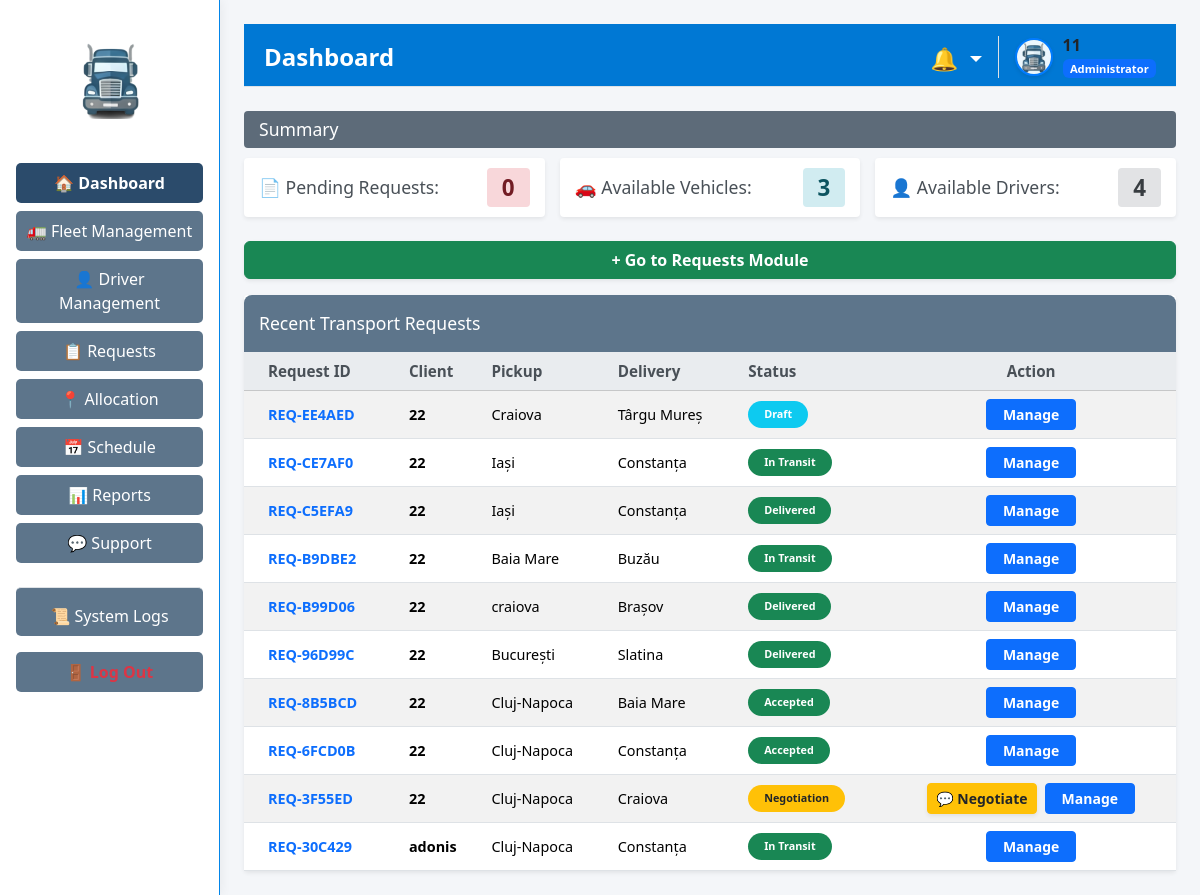
The page /dashboard (signed in) on the database as committed earlier.
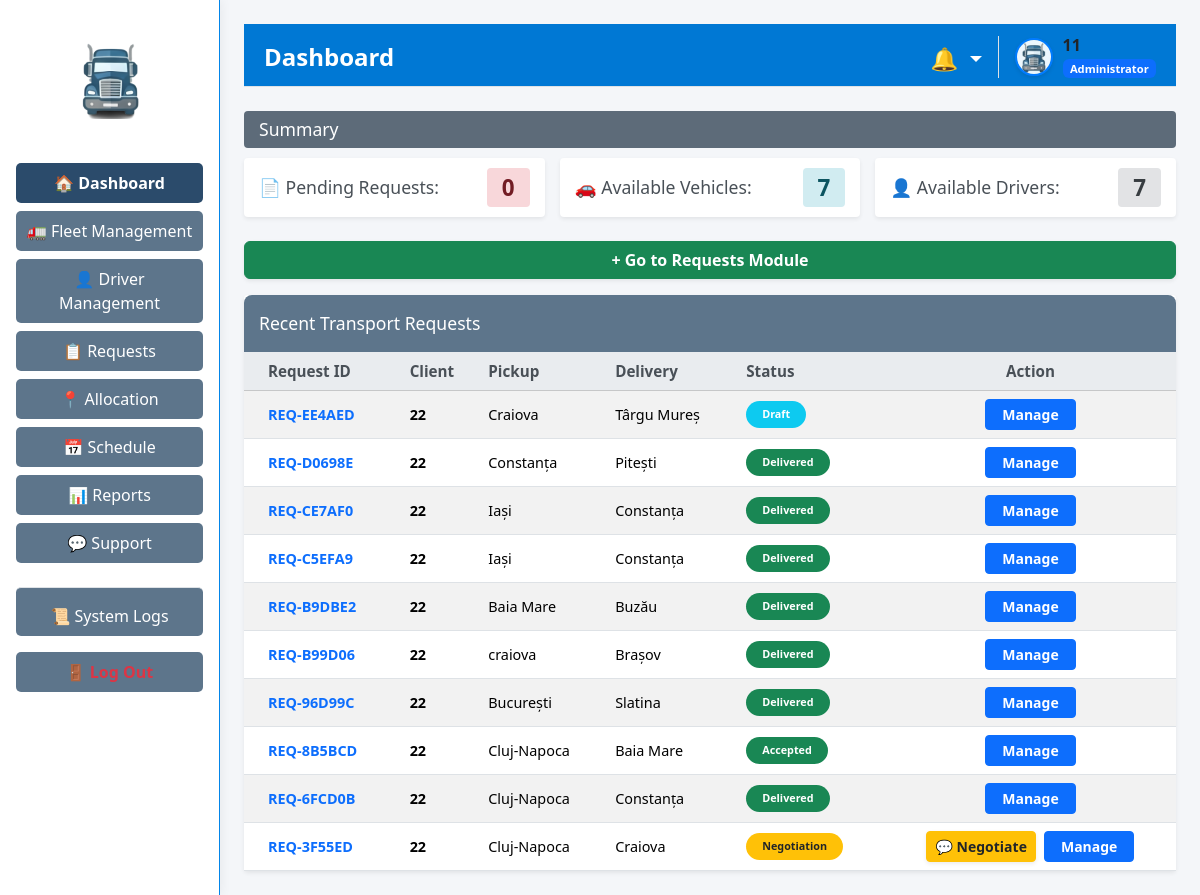
The same page on the database as committed later.
### tables this page shows
CREATE TABLE "transport_requests" (
                    id TEXT PRIMARY KEY,
                    client TEXT NOT NULL,
                    cargo_type TEXT NOT NULL,
                    description TEXT NOT NULL,
                    weight REAL NOT NULL,
                    volume REAL NOT NULL,
                    pickup TEXT NOT NULL,
                    delivery TEXT NOT NULL,
                    preferred_date TEXT NOT NULL,
                    status TEXT NOT NULL,
                    vehicle_id TEXT, 
                    driver_id TEXT, 
                    vehicle_type TEXT, 
                    estimated_price REAL,
                    price_offer REAL, 
                    current_lat REAL, 
                    current_lng REAL,
                    last_modified_by TEXT DEFAULT 'System',
                    last_modified_at DATETIME DEFAULT NULL,
                    saved_route TEXT
                , allocated_by TEXT DEFAULT 'System', offer_expires_at DATETIME DEFAULT NULL);

### app/routes/dashboard_routes.py (the view, shortened to what this page needs)
@dashboard_bp.route('/dashboard')
def main_dashboard() -> str:
    if 'user_id' not in session:
        flash("Please log in to access the dashboard.", "danger")
        return redirect(url_for('auth.login'))
    user_role = session.get('role', 'Staff')
    username = session.get('username', 'User')
    if user_role == 'Customer':
        return redirect(url_for('customer.portal'))
    elif user_role == 'Driver':
        return redirect(url_for('driver.portal'))
    else:
        try:
            view_data = dashboard_logic.load_dashboard_data()
            notifications = notif_db.get_unread_notifications(user_role)
            return render_template(
                'admin/dashboard.html',
                data=view_data,
                role=user_role,
                username=username,
                notifications=notifications,
                unread_count=len(notifications)
            )
        except Exception as routing_error:
            logging.error(f"Admin routing error: {routing_error}")
            flash("An error occurred while loading the dashboard.", "danger")
            return redirect(url_for('auth.login'))

### app/controllers/dashboard_controller.py (called while the page is built)
    def load_dashboard_data(self) -> Dict[str, Any]:
        dashboard_data: Dict[str, Any] = {}
        try:
            dashboard_data["counts"] = self.model.get_summary_counts()
            recent_reqs = self.model.get_recent_requests()
            dashboard_data["recent_requests"] = self._attach_negotiation_messages(recent_reqs)
            return dashboard_data
        except Exception as logic_error:
            logging.error(f"Error processing dashboard data: {logic_error}")
            dashboard_data["counts"] = {"pending_requests": 0, "available_vehicles": 0, "available_drivers": 0}
            dashboard_data["recent_requests"] = []
            return dashboard_data

### app/templates/admin/dashboard.html (shortened to what this page needs)
{% extends "layouts/admin_layout.html" %}
{% block page_header %}Dashboard{% endblock %}
{% block content %}
<div class="section-header">Summary</div>
<div class="card-row mb-4">
    <div class="summary-card shadow-sm border-0" style="border-left: 4px solid #f66d9b;">
        <span>📄 Pending Requests:</span>
        <span class="badge-count bg-pink">{{ data.counts.pending_requests }}</span>
    </div>
    <div class="summary-card shadow-sm border-0" style="border-left: 4px solid #17a2b8;">
        <span>🚗 Available Vehicles:</span>
        <span class="badge-count bg-teal">{{ data.counts.available_vehicles }}</span>
    </div>
    <div class="summary-card shadow-sm border-0" style="border-left: 4px solid #6c757d;">
        <span>👤 Available Drivers:</span>
        <span class="badge-count bg-grey">{{ data.counts.available_drivers }}</span>
    </div>
</div>
<a href="{{ url_for('request_routes.request_management') }}" class="btn btn-success mb-3 fw-bold custom-rounded shadow-sm">
    + Go to Requests Module
</a>
<div class="table-container shadow-sm border-0">
    <div class="section-header text-white" style="margin-bottom: 0; border-radius: 8px 8px 0 0; background-color: #5d758b; padding: 15px;">Recent Transport Requests</div>
    <table class="table table-striped table-hover custom-table mb-0 align-middle">
        <thead class="table-light">
            <tr>
                <th class="ps-4">Request ID</th>
                <th>Client</th>
                <th>Pickup</th>
                <th>Delivery</th>
                <th>Status</th>
                <th class="text-center">Action</th>
            </tr>
        </thead>
        <tbody>
            {% for row in data.recent_requests %}
            <tr>
                <td class="ps-4 fw-bold text-primary">{{ row.id }}</td>
                <td class="fw-bold">{{ row.client }}</td>
                <td>{{ row.pickup }}</td>
                <td>{{ row.delivery }}</td>
                <td><span class="badge bg-{{ 'warning text-dark' if row.status in ['Pending', 'Negotiation'] else ('info' if row.status == 'Draft' else 'success') }} px-3 py-2 rounded-pill">{{ row.status }}</span></td>
                <td class="align-middle">
                    <div class="d-flex justify-content-center gap-2">
                        {% if row.status == 'Negotiation' %}
                            <button type="button" class="btn btn-warning btn-sm fw-bold custom-rounded text-dark shadow-sm" data-bs-toggle="modal" data-bs-target="#negotiateModal{{ row.id }}">💬 Negotiate</button>
                        {% endif %}
                        <a href="{{ url_for('request_routes.request_management') }}" class="btn btn-primary btn-sm text-white fw-bold px-3 custom-rounded">Manage</a>
                    </div>
                </td>
            </tr>
            {% else %}
            <tr><td colspan="6" class="text-center py-5 text-muted">No transport requests found.</td></tr>
            {% endfor %}
        </tbody>
    </table>
</div>
{% endblock %}

Rows that differ between the two databases and show on the page:
no longer on this page (row edited): transport_requests: id "REQ-30C429", client "adonis", pickup "Cluj-Napoca", delivery "Constanța", status "In Transit"
added transport_requests: id "REQ-D0698E", client "22", pickup "Constanța", delivery "Pitești", status "Delivered"
changed transport_requests "REQ-CE7AF0": status "In Transit" → "Delivered"
changed transport_requests "REQ-B9DBE2": status "In Transit" → "Delivered"
changed transport_requests "REQ-6FCD0B": status "Accepted" → "Delivered"
Other text that changed with them:
{{ data.counts.available_vehicles }}: "3" → "7"
{{ data.counts.available_drivers }}: "4" → "7"
